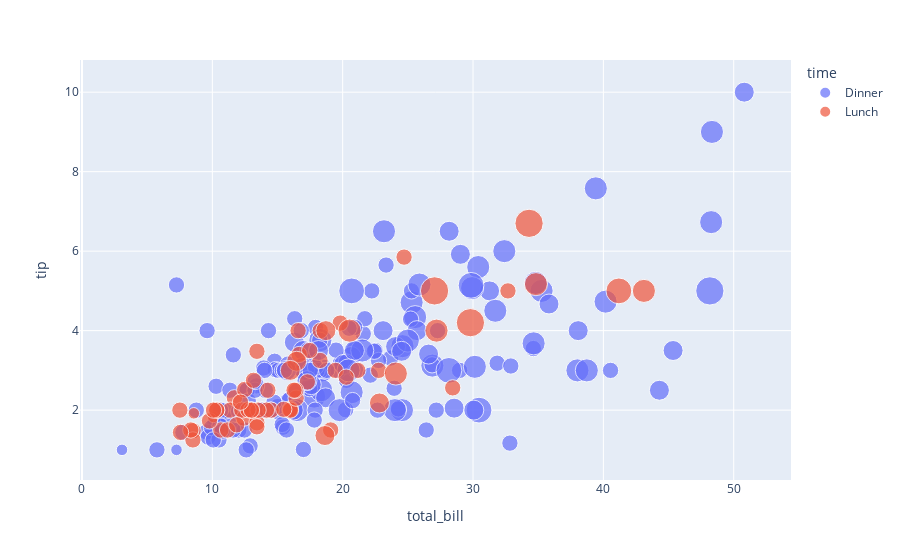

Notebook source saved alongside this figure:
### Markdown cell above
So far, we have only looked two variables at a time. Whenever possible, you can always add more variables depending on your plot. For example, using `color`, `symbol` and `size` keyword arguments, you can encode more variables using different colors, symbols and varying sizes for the dots of scatterplot:

### Code cell
tips.plot.scatter(
    x='total_bill', y='tip',
    color='time', size='size'
)

### Figure 1 — Plotly figure (JSON) as saved in the notebook; plotly's stock layout.template omitted (floating-point values rounded to 4 significant figures; data arrays with more than 128 entries replaced by an {"elided": "..."} marker saying what was removed)
{"data": [{"hovertemplate": "time=Dinner<br>total_bill=%{x}<br>tip=%{y}<br>size=%{marker.size}<extra></extra>", "legendgroup": "Dinner", "marker": {"color": "#636efa", "size": {"elided": "176 int values"}, "sizemode": "area", "sizeref": 0.015, "symbol": "circle"}, "mode": "markers", "name": "Dinner", "orientation": "v", "showlegend": true, "type": "scatter", "x": {"elided": "176 float values"}, "xaxis": "x", "y": {"elided": "176 float values"}, "yaxis": "y"}, {"hovertemplate": "time=Lunch<br>total_bill=%{x}<br>tip=%{y}<br>size=%{marker.size}<extra></extra>", "legendgroup": "Lunch", "marker": {"color": "#EF553B", "size": [4, 2, 2, 2, 2, 1, 2, 2, 4, 2, 2, 2, 2, 2, 2, 4, 2, 2, 2, 2, 2, 6, 2, 2, 2, 3, 2, 2, 2, 2, 2, 2, 2, 2, 2, 2, 2, 6, 5, 6, 2, 2, 3, 2, 2, 2, 2, 2, 2, 2, 2, 2, 4, 2, 2, 3, 2, 2, 2, 4, 3, 2, 2, 1, 3, 2, 2, 2], "sizemode": "area", "sizeref": 0.015, "symbol": "circle"}, "mode": "markers", "name": "Lunch", "orientation": "v", "showlegend": true, "type": "scatter", "x": [27.2, 22.76, 17.29, 19.44, 16.66, 10.07, 32.68, 15.98, 34.83, 13.03, 18.28, 24.71, 21.16, 10.65, 12.43, 24.08, 11.69, 13.42, 14.26, 15.95, 12.48, 29.8, 8.52, 14.52, 11.38, 22.82, 19.08, 20.27, 11.17, 12.26, 18.26, 8.51, 10.33, 14.15, 16, 13.16, 17.47, 34.3, 41.19, 27.05, 16.43, 8.35, 18.64, 11.87, 9.78, 7.51, 19.81, 28.44, 15.48, 16.58, 7.56, 10.34, 43.11, 13, 13.51, 18.71, 12.74, 13, 16.4, 20.53, 16.47, 12.16, 13.42, 8.58, 15.98, 13.42, 16.27, 10.09], "xaxis": "x", "y": [4, 3, 2.71, 3, 3.4, 1.83, 5, 2.03, 5.17, 2, 4, 5.85, 3, 1.5, 1.8, 2.92, 2.31, 1.68, 2.5, 2, 2.52, 4.2, 1.48, 2, 2, 2.18, 1.5, 2.83, 1.5, 2, 3.25, 1.25, 2, 2, 2, 2.75, 3.5, 6.7, 5, 5, 2.3, 1.5, 1.36, 1.63, 1.73, 2, 4.19, 2.56, 2.02, 4, 1.44, 2, 5, 2, 2, 4, 2.01, 2, 2.5, 4, 3.23, 2.2, 3.48, 1.92, 3, 1.58, 2.5, 2], "yaxis": "y"}], "layout": {"autosize": true, "legend": {"itemsizing": "constant", "title": {"text": "time"}, "tracegroupgap": 0}, "margin": {"t": 60}, "xaxis": {"anchor": "y", "autorange": true, "domain": [0, 1], "range": [-0.2559, 54.56], "title": {"text": "total_bill"}, "type": "linear"}, "yaxis": {"anchor": "x", "autorange": true, "domain": [0, 1], "range": [0.1432, 10.93], "title": {"text": "tip"}, "type": "linear"}}}
